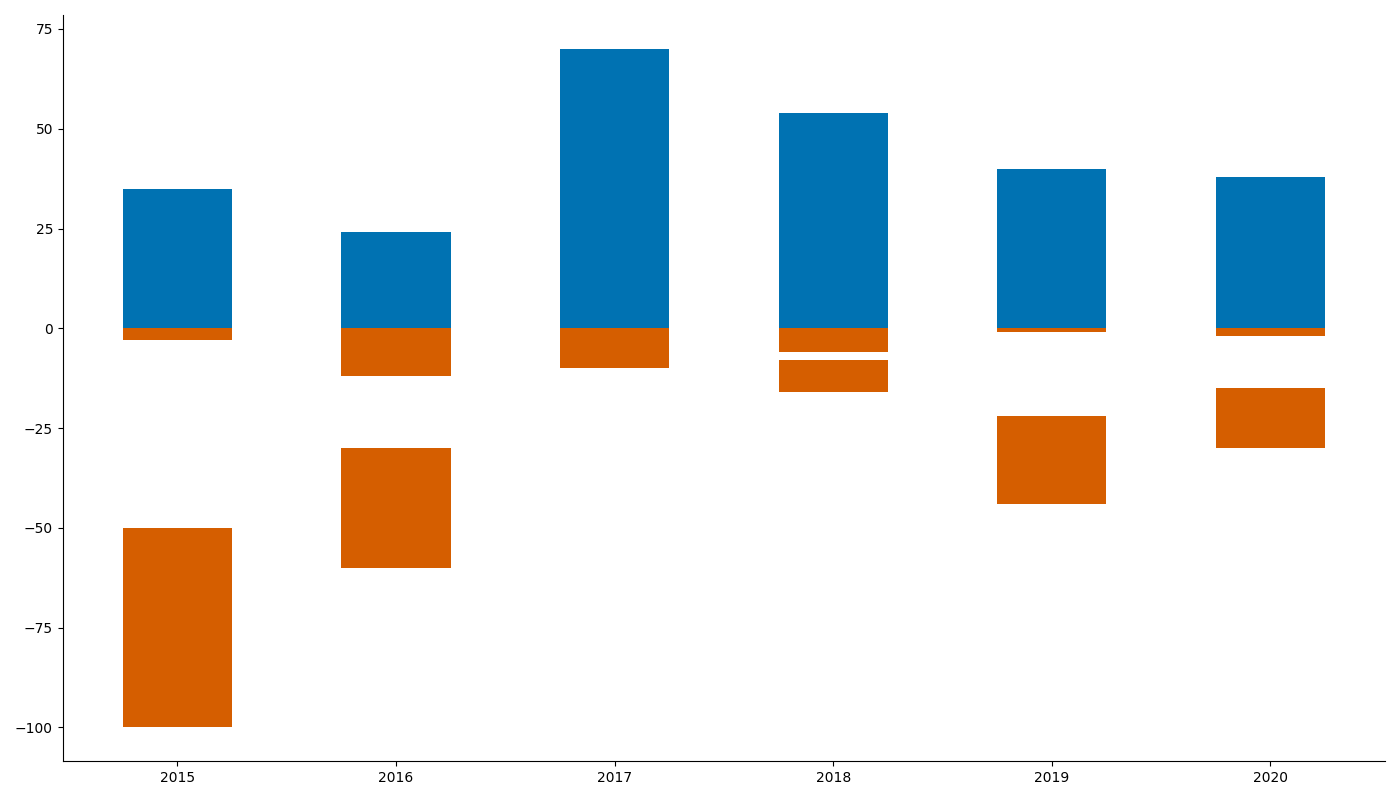

This figure's Python source:
import matplotlib.pyplot as plt
import numpy as np

years = np.arange(2015, 2021)

# Revenue data (in billions USD) with manually altered contents
ai_revenue = [12, 6, 40, 9, 25, 18]           # Random permutation of original AI revenue
cybersecurity_revenue = [23, 18, 30, 45, 15, 20] # Random permutation of cybersecurity revenue
blockchain_revenue = [3, 12, 9, 6, 1, 2]      # Random permutation of blockchain revenue
cloud_revenue = [50, 30, 5, 8, 22, 15]        # Random permutation of cloud revenue

data = np.array([ai_revenue, cybersecurity_revenue, blockchain_revenue, cloud_revenue])
categories = ['AI', 'Cybersecurity', 'Blockchain', 'Cloud']
bar_width = 0.5
x_pos = np.arange(len(years))

fig, ax = plt.subplots(figsize=(14, 8))

positive_color = '#0072B2'
negative_color = '#D55E00'

positive_cum_values = np.cumsum(data, axis=0)
negative_cum_values = np.cumsum(-data[::-1], axis=0)

for i, category in enumerate(categories):
    if i < len(categories) // 2:
        ax.bar(x_pos, data[i], bar_width, color=positive_color, bottom=positive_cum_values[i-1] if i > 0 else None)
    else:
        ax.bar(x_pos, -data[i], bar_width, color=negative_color, bottom=negative_cum_values[i-len(categories)//2-1] if i > len(categories)//2 else None)

ax.set_xticks(x_pos)
ax.set_xticklabels(years)

ax.spines['top'].set_visible(False)
ax.spines['right'].set_visible(False)

plt.tight_layout()
plt.show()
